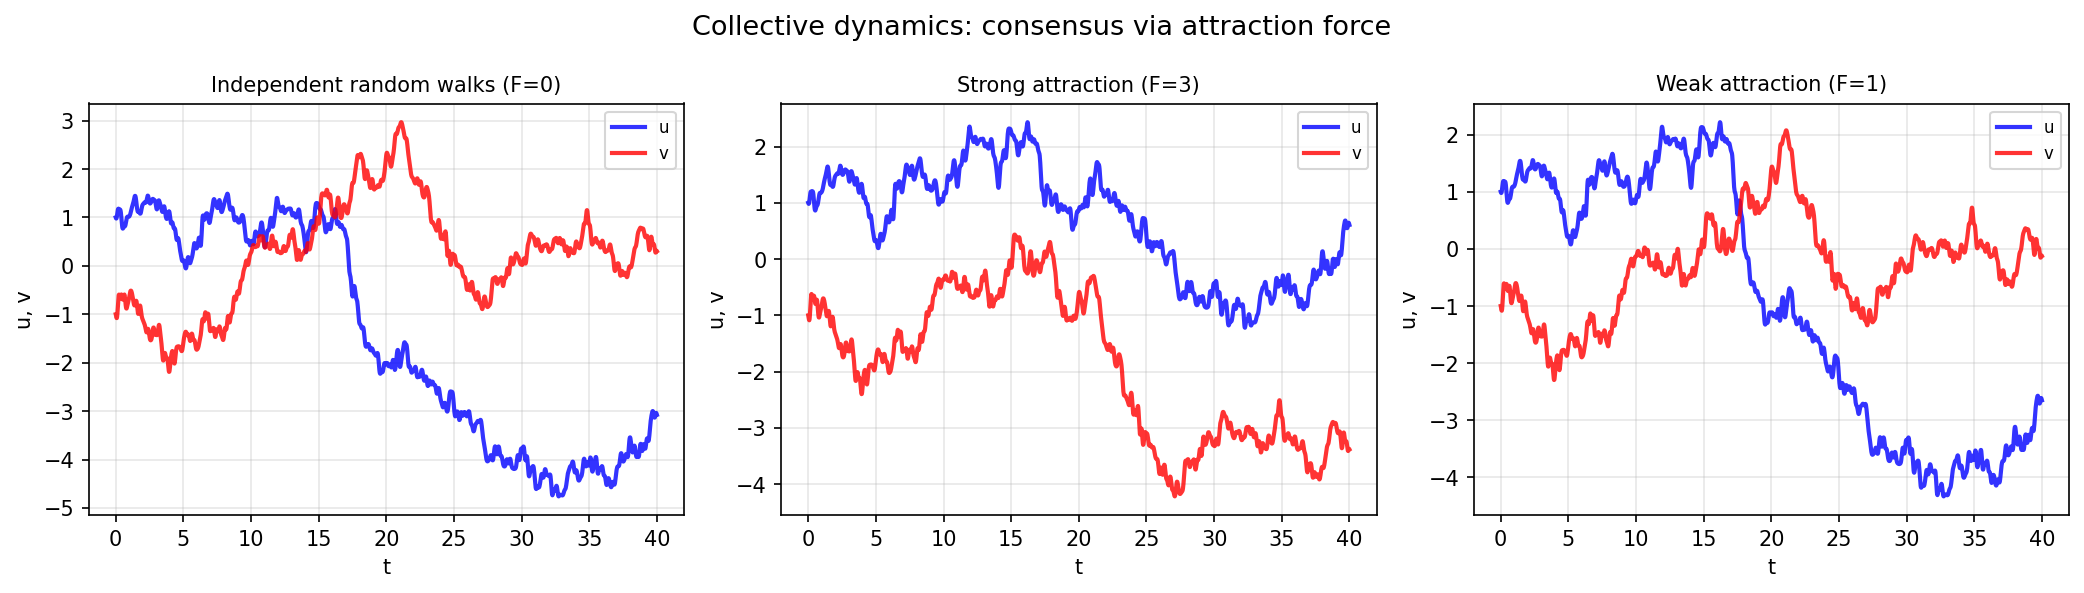

Generate this figure with Python:
"""Collective dynamics and consensus.

Demonstrates how two particles undergoing random walks can be attracted
together by a nonlinear coupling force, exhibiting consensus dynamics.

Two particles u, v each with random walk forcing f, g:
  du/dt = -f(t) + F*(u-v)*exp(-(u-v)^2)
  dv/dt = -g(t) + F*(v-u)*exp(-(v-u)^2)

When F is large enough, the particles synchronize.

Following ode-random/Consensus.m by Nick Trefethen (May 2017).

Original MATLAB: https://www.chebfun.org/examples/ode-random/Consensus.html
"""

import matplotlib
matplotlib.use("Agg")
import matplotlib.pyplot as plt
import numpy as np
from scipy.integrate import solve_ivp
import sys, os
sys.path.insert(0, os.path.join(os.path.dirname(__file__), '..', '..', 'src'))

import chebfunjax as cj


def run():
    print("=" * 60)
    print("Collective dynamics and consensus")
    print("=" * 60)

    print("\nTwo particles with random walk + mutual attraction force F")
    print("  du/dt = -f + F*(u-v)*exp(-(u-v)^2)")
    print("  dv/dt = -g + F*(v-u)*exp(-(v-u)^2)")

    domain = [0.0, 40.0]
    lam = 0.2
    d = 1.0  # initial separation
    t_eval = np.linspace(0, 40, 2000)

    # Generate random forcings (same for all experiments)
    f_fn = cj.randnfun(lam, domain=domain, seed=3, big=False)
    g_fn = cj.randnfun(lam, domain=domain, seed=4, big=False)
    t_grid = t_eval
    f_vals = np.array([float(f_fn(np.array(ti))) for ti in t_grid])
    g_vals = np.array([float(g_fn(np.array(ti))) for ti in t_grid])

    def solve_consensus(F):
        """Solve consensus system with attraction strength F."""
        def rhs(t, uv):
            fi = np.interp(t, t_grid, f_vals)
            gi = np.interp(t, t_grid, g_vals)
            u, v = uv[0], uv[1]
            diff = u - v
            attract = diff * np.exp(-diff**2)
            dudt = -fi + F * attract
            dvdt = -gi - F * attract  # symmetric: F*(v-u)*exp(-(v-u)^2) = -F*attract
            return [dudt, dvdt]

        sol = solve_ivp(rhs, [0, 40], [d, -d], t_eval=t_eval,
                        method='RK45', rtol=1e-7, atol=1e-9)
        return sol.y[0], sol.y[1]

    # Independent random walks (F=0)
    print("\n1. Independent random walks (F=0)")
    u0, v0 = solve_consensus(F=0.0)
    print(f"   u(40) = {u0[-1]:.3f}, v(40) = {v0[-1]:.3f}")
    print(f"   |u(40)-v(40)| = {abs(u0[-1]-v0[-1]):.3f}")

    # Strong attraction (F=3)
    print("\n2. Strong attraction (F=3)")
    u3, v3 = solve_consensus(F=3.0)
    gap3 = np.mean(np.abs(u3 - v3))
    print(f"   u(40) = {u3[-1]:.3f}, v(40) = {v3[-1]:.3f}")
    print(f"   Mean |u-v| = {gap3:.3f} (small → consensus)")

    # Weak attraction (F=1)
    print("\n3. Weak attraction (F=1)")
    u1, v1 = solve_consensus(F=1.0)
    gap1 = np.mean(np.abs(u1 - v1))
    print(f"   u(40) = {u1[-1]:.3f}, v(40) = {v1[-1]:.3f}")
    print(f"   Mean |u-v| = {gap1:.3f}")

    # Check: strong coupling leads to smaller gap than independent
    gap0 = np.mean(np.abs(u0 - v0))
    print(f"\n  Mean gap: F=0: {gap0:.3f}, F=1: {gap1:.3f}, F=3: {gap3:.3f}")
    assert gap3 < gap0, "Strong coupling should reduce gap vs independent walks"
    print("  PASS: strong coupling reduces particle separation")

    # --- Plot ---
    _here = os.path.dirname(os.path.abspath(__file__))
    fig, axes = plt.subplots(1, 3, figsize=(14, 4))

    def plot_pair(ax, t, u, v, title):
        ax.plot(t, u, 'b-', linewidth=2, alpha=0.8, label='u')
        ax.plot(t, v, 'r-', linewidth=2, alpha=0.8, label='v')
        ax.set_title(title, fontsize=10)
        ax.set_xlabel("t"); ax.set_ylabel("u, v")
        ax.legend(fontsize=8); ax.grid(True, alpha=0.3)

    plot_pair(axes[0], t_eval, u0, v0, "Independent random walks (F=0)")
    plot_pair(axes[1], t_eval, u3, v3, "Strong attraction (F=3)")
    plot_pair(axes[2], t_eval, u1, v1, "Weak attraction (F=1)")

    fig.suptitle("Collective dynamics: consensus via attraction force", fontsize=13)
    fig.tight_layout()
    fig.savefig(os.path.join(_here, "consensus.png"), dpi=150, bbox_inches="tight")
    plt.close(fig)

    print("\nAll checks passed.")
    return True


if __name__ == "__main__":
    run()
